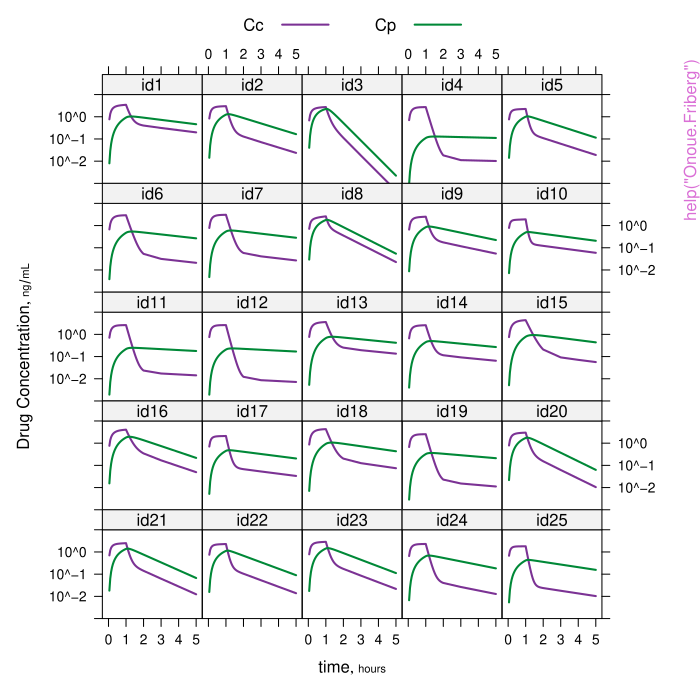

The R source for this figure:
pkgname <- "DTAT"
source(file.path(R.home("share"), "R", "examples-header.R"))
options(warn = 1)
library('DTAT')

base::assign(".oldSearch", base::search(), pos = 'CheckExEnv')
base::assign(".old_wd", base::getwd(), pos = 'CheckExEnv')
cleanEx()
nameEx("Onoue.Friberg")
### * Onoue.Friberg

flush(stderr()); flush(stdout())

### Name: Onoue.Friberg
### Title: POMP PK/PD model for docetaxel, combining Onoue et al (2016)
###   with Friberg et al (2002)
### Aliases: Onoue.Friberg

### ** Examples

# Reproduce the sim$pkpd model and sim$pop population from reference #3:
library(pomp)
Onoue.Friberg(N=25)
sim$pop # NB: this differs from pop of original paper...

# Whereas the present version of Onoue.Friberg() draws simulated populations
# using pomp::rprior(), to reproduce the original F1000Research paper [3] we
# re-draw sim$pop as originally & prosaically done (see https://osf.io/vwnqz/):
set.seed(2016)
N <- 25
dtx.mm <- 0.808 # molar mass (mg/µM) of docetaxel
sim$pop$Circ0 <- rlnorm(N, meanlog=log(5050), sdlog=0.42) # units=cells/mm^3
sim$pop$MTT <- rlnorm(N, meanlog=log(89.3), sdlog=0.16)  # mean transit time
sim$pop$gamma <- rlnorm(N, meanlog=log(0.163), sdlog=0.039) # feedback factor
sim$pop$Emax <- rlnorm(N, meanlog=log(83.9), sdlog=0.33)
sim$pop$EC50 <- rlnorm(N, meanlog=log(7.17*dtx.mm), sdlog=0.50)
# PK params from 2-compartment docetaxel model of Onoue et al (2016)
sim$pop$CL <- rlnorm(N, meanlog=log(32.6), sdlog=0.295)
sim$pop$Q  <- rlnorm(N, meanlog=log(5.34), sdlog=0.551)
sim$pop$Vc <- rlnorm(N, meanlog=log(5.77), sdlog=0.1) # Onoue gives no CV% for V1
sim$pop$Vp <- rlnorm(N, meanlog=log(11.0), sdlog=0.598) # Called 'V2' in Onoue
sim$pop$kTR=4/sim$pop$MTT

# Now we run the sim$pkpd model, separately for each of N simultated individuals:
allout <- data.frame() # accumulator for N individual ODE solutions
for (id in 1:sim$N) {
  out <- trajectory(sim$pkpd,
                    params=c(sim$pop[sim$pop$id==id, -which(names(sim$pop) %in% c('id','MTT'))]
                             , sigma=0.05, dose=100, duration=1),
                    format="data.frame")
  # drop 'traj' and shift 'time' to first column
  out <- out[,c('time',setdiff(colnames(out),c('time','traj')))]
  out$id <- paste("id",id,sep="")
  allout <- rbind(allout, out)
}

library(Hmisc)
allout <- upData(allout
                 , id = ordered(id, levels=paste("id",1:sim$N,sep=""))
                 , units=c(Prol="cells/mm^3", Tx.1="cells/mm^3",
                           Tx.2="cells/mm^3", Tx.3="cells/mm^3",
                           Circ="cells/mm^3",
                           Cc="ng/mL", Cp="ng/mL",
                           time="hours"), print=FALSE)

library(tidyr)
cout <- gather(allout, key="Series", value="Concentration"
, Cc, Cp
, factor_key = TRUE)

label(cout$Concentration) <- "Drug Concentration"

# Figure 1 from reference [3]:
library(RColorBrewer)
xYplot(Concentration ~ time | id, group=Series
       , data=cout, subset=time<6
       , layout=c(5,NA)
       , type='l', as.table=TRUE
       , label.curves=FALSE
       , par.settings=list(superpose.line=list(lwd=2,col=brewer.pal(4,"PRGn")[c(1,4)]))
       , scales=list(y=list(log=TRUE, lim=c(10^-3,10^1)))
       , auto.key=list(points=FALSE, lines=TRUE, columns=2))

mout <- gather(allout, key="Series", value="ANC"
, Prol, Tx.1, Tx.2, Tx.3, Circ
, factor_key = TRUE)

mout <- upData(mout
               , time = time/24
               , units = c(time="days")
               , print = FALSE)

# Figure 3 from citation [3]:
xYplot(ANC ~ time | id, group=Series
       , data=mout
       , layout=c(5,5)
       , type='l', as.table=TRUE
       , label.curves=FALSE
       , par.settings=list(superpose.line=list(lwd=2,col=brewer.pal(11,"RdYlBu")[c(1,3,4,8,10)]))
       , scales=list(y=list(log=TRUE, lim=c(100,15000), at=c(200, 500, 1000, 2000, 5000, 10000)))
       , auto.key=list(points=FALSE, lines=TRUE, columns=5))




cleanEx()
nameEx("de.bioRxiv.240846")
### * de.bioRxiv.240846

flush(stderr()); flush(stdout())

### Name: de.bioRxiv.240846
### Title: Simulated '3+3/PC' dose-titration study from bioRxiv paper no.
###   240846
### Aliases: de.bioRxiv.240846
### Keywords: datasets

### ** Examples


data(de.bioRxiv.240846)
# Demonstrate that the new S4 3+3/PC implementation reproduces the
# simulated trial from the paper:
set.seed(2017)
CV <- 0.7; mean_mtd <- 1.0
shape <- CV^-2; scale <- mean_mtd/shape
trial <- new("DE", doses=0.25 * 1.4^(0:6),
             MTDi=rgamma(24, shape=shape, scale=scale),
             units="mg")
trial <- titration(trial, periods=10)
stopifnot(all(trial@data == de.bioRxiv.240846[[10]]))
stopifnot(trial@stop_esc == attr(de.bioRxiv.240846[[10]],'stop.esc'))




cleanEx()
nameEx("dose.survfit")
### * dose.survfit

flush(stderr()); flush(stdout())

### Name: dose.survfit
### Title: Calculate a dose-survival curve from a dose titration study,
###   adding a confidence band
### Aliases: dose.survfit
### Keywords: survival

### ** Examples

CV <- 0.7; mean_mtd <- 1.0
shape <- CV^-2; scale <- mean_mtd/shape
trial <- new("DE", doses=0.25 * 1.4^(0:6),
             MTDi=rgamma(24, shape=shape, scale=scale),
             units="mg")
trial <- titration(trial, periods=10)
sf <- dose.survfit(trial@data)
summary(sf)




cleanEx()
nameEx("dose.survival")
### * dose.survival

flush(stderr()); flush(stdout())

### Name: dose.survival
### Title: Extract interval-censored dose tolerance data from a dose
###   titration study
### Aliases: dose.survival
### Keywords: survival

### ** Examples

CV <- 0.7; mean_mtd <- 1.0
shape <- CV^-2; scale <- mean_mtd/shape
trial <- new("DE", doses=0.25 * 1.4^(0:6),
             MTDi=rgamma(24, shape=shape, scale=scale),
             units="mg")
trial <- titration(trial, periods=10)
dose.survival(trial@data)




cleanEx()
nameEx("ds.curve")
### * ds.curve

flush(stderr()); flush(stdout())

### Name: ds.curve
### Title: Extract the dose-survival curve, with its upper and lower
###   confidence band limits
### Aliases: ds.curve
### Keywords: survival

### ** Examples

CV <- 0.7; mean_mtd <- 1.0
shape <- CV^-2; scale <- mean_mtd/shape
trial <- new("DE", doses=0.25 * 1.4^(0:6),
             MTDi=rgamma(24, shape=shape, scale=scale),
             units="mg")
trial <- titration(trial, periods=10)
ds.curve(trial@data)




cleanEx()
nameEx("dtat1000")
### * dtat1000

flush(stderr()); flush(stdout())

### Name: dtat1000
### Title: Precomputed neutrophil-guided chemotherapy dose titration for
###   1000 simulated subjects.
### Aliases: dtat1000
### Keywords: datasets

### ** Examples


data(dtat1000)
# 1. Extract the N final doses, assuming convergence by the tenth course
MTD_i <- with(dtat1000, dose[time==27])
MTD_i <- MTD_i[MTD_i < 5000] # Exclude few outliers
# 2. Do a kernel density plot
library(Hmisc)
library(latticeExtra)
hist <- histogram(~MTD_i, breaks=c(0,100,200,300,400,600,900,1500,2500,4000,5000)
                  , xlab=expression(MTD[i]))
approx <- data.frame(mtd_i=seq(0, 5000, 10))
approx <- upData(approx,
                 gamma = dgamma(mtd_i, shape=1.75, scale=200))
dist <- xyplot(gamma ~ mtd_i, data=approx, type='l', col='black', lwd=2)
library(grid)
hist + dist
grid.text(expression(MTD[i] %~%
                     paste("Gamma(", alpha==1.75, ", ", beta==1/200,")"))
         , x=unit(0.5,"npc")
         , y=unit(0.75,"npc")
         )
## A very long repro, which a user of this package may well wish to verify
## by running the examples interactively, although it takes many minutes
## to compute.  (Enclosed in a dontest block to avoid overburdening CRAN.)




cleanEx()
nameEx("runDTATapp")
### * runDTATapp

flush(stderr()); flush(stdout())

### Name: runDTATapp
### Title: Run Shiny apps included in package DTAT
### Aliases: runDTATapp

### ** Examples

if(interactive()){
runDTATapp("Sim33PC")
runDTATapp("TheCost")
}



cleanEx()
nameEx("seq.function")
### * seq.function

flush(stderr()); flush(stdout())

### Name: seq.function
### Title: A seq method supporting custom-scaled plot axes.
### Aliases: seq.function

### ** Examples


# Provide evenly-spaced length-6 sequence from 100 to 1000,
# evenly spaced on a fourth-root scale:
seq(function(dose, a=4.0) dose^(1/a), from=100, to=1000, length.out=6, digits=0)




cleanEx()
nameEx("sim")
### * sim

flush(stderr()); flush(stdout())

### Name: sim
### Title: Environment for simulation global variables.
### Aliases: sim
### Keywords: datasets

### ** Examples


# Even when nrow(pop) is large, one may easily restrict
# time-consuming simulations to pop[1:N,], as follows:
sim$N <- 25
# Now perform simulation work
## Not run: 
##D titrate(...)
## End(Not run)




cleanEx()
nameEx("titrate")
### * titrate

flush(stderr()); flush(stdout())

### Name: titrate
### Title: Perform neutrophil-guided dose titration of a chemotherapy drug.
### Aliases: titrate

### ** Examples

if(interactive()){
# Reproduce Figure 5 from the F1000Research paper (run time > 10 s).
# 1. Set up sim$pop & sim$pkpd by running the repro for Figures 1 & 3:
example(topic="Onoue.Friberg", package="DTAT", ask=FALSE)
# 2. Do the neutrophil-nadir-guided dose titration:
chemo <- titrate(doserange = c(50, 3000),
                 dta=newton.raphson(dose1 = 50,
                                    omega = 0.75,
                                    slope1 = -2.0,
                                    slopeU = -0.2)
                 )
library(latticeExtra)
newton <- chemo$course
new.ts <- chemo$anc.ts
anc.tics <- c(200,500,1500,4000,10000)
right <- xYplot(ANC ~ time | id, data=new.ts
                , as.table=TRUE, type="l"
                , layout=c(5,5)
                , scales=list(y=list(log=TRUE, lim=c(100,1.5e4)
                                     , at=anc.tics
                                     , lab=as.character(anc.tics)),
                              x=list(at=seq(0,30,3)))
)
newton <- upData(newton
                 , time = 3*(cycle-1)
                 , labels = c(time="Time")
                 , units = c(time="weeks")
                 , print = FALSE)
dose.tics <- c(50, 200, 600, 1500, 3000)
left <- xYplot(scaled.dose ~ time | id, data=newton
               , as.table=TRUE, type='p', pch='+', cex=1.5
               , layout=c(5,5)
               , scales=list(y=list(lim=DTAT:::scaled(c(30,3200))
                                    , at=DTAT:::scaled(dose.tics)
                                    , lab=as.character(dose.tics)),
                             x=list(lim=c(-1,31)
                                    , at=seq(0,30,3)
                                    , lab=c('0','','6','','12','','18','','24','','30')))
)
update(doubleYScale(left, right, add.ylab2=TRUE)
       , par.settings = simpleTheme(col=brewer.pal(4,"PRGn")[c(4,1)])
)
}




### * <FOOTER>
###
cleanEx()
options(digits = 7L)
base::cat("Time elapsed: ", proc.time() - base::get("ptime", pos = 'CheckExEnv'),"\n")
grDevices::dev.off()
###
### Local variables: ***
### mode: outline-minor ***
### outline-regexp: "\\(> \\)?### [*]+" ***
### End: ***
quit('no')
